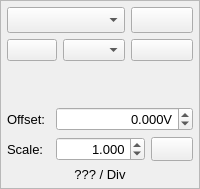
         <widget class="QFrame" name="channel">
          <property name="sizePolicy">
           <sizepolicy hsizetype="Preferred" vsizetype="Maximum">
            <horstretch>0</horstretch>
            <verstretch>0</verstretch>
           </sizepolicy>
          </property>
          <property name="minimumSize">
           <size>
            <width>0</width>
            <height>0</height>
           </size>
          </property>
          <property name="maximumSize">
           <size>
            <width>16777215</width>
            <height>16777215</height>
           </size>
          </property>
          <property name="styleSheet">
           <string notr="true"/>
          </property>
          <property name="frameShape">
           <enum>QFrame::StyledPanel</enum>
          </property>
          <property name="frameShadow">
           <enum>QFrame::Plain</enum>
          </property>
          <layout class="QVBoxLayout" name="verticalLayout_6">
           <property name="leftMargin">
            <number>6</number>
           </property>
           <property name="topMargin">
            <number>6</number>
           </property>
           <property name="rightMargin">
            <number>6</number>
           </property>
           <property name="bottomMargin">
            <number>6</number>
           </property>
           <item>
            <layout class="QGridLayout" name="gridLayout_6" columnstretch="0,0,0">
             <item row="0" column="0" colspan="2">
              <widget class="QComboBox" name="comboBoxSelectedChannel">
               <property name="sizePolicy">
                <sizepolicy hsizetype="Preferred" vsizetype="Preferred">
                 <horstretch>0</horstretch>
                 <verstretch>0</verstretch>
                </sizepolicy>
               </property>
               <property name="font">
                <font>
                 <pointsize>11</pointsize>
                </font>
               </property>
               <property name="toolTip">
                <string>&lt;html&gt;&lt;head/&gt;&lt;body&gt;&lt;p&gt;&lt;span style=&quot; font-size:8pt;&quot;&gt;Select channel to change it's settings&lt;/span&gt;&lt;/p&gt;&lt;/body&gt;&lt;/html&gt;</string>
               </property>
               <property name="maxVisibleItems">
                <number>1000</number>
               </property>
               <property name="sizeAdjustPolicy">
                <enum>QComboBox::AdjustToContents</enum>
               </property>
              </widget>
             </item>
             <item row="0" column="2">
              <widget class="QPushButton" name="pushButtonHideCh">
               <property name="sizePolicy">
                <sizepolicy hsizetype="Preferred" vsizetype="Preferred">
                 <horstretch>0</horstretch>
                 <verstretch>0</verstretch>
                </sizepolicy>
               </property>
               <property name="toolTip">
                <string>Show/hide channel</string>
               </property>
               <property name="text">
                <string/>
               </property>
               <property name="icon">
                <iconset resource="../../resources.qrc">
                 <normaloff>:/images/icons/visible.png</normaloff>:/images/icons/visible.png</iconset>
               </property>
               <property name="iconSize">
                <size>
                 <width>20</width>
                 <height>20</height>
                </size>
               </property>
               <property name="checkable">
                <bool>true</bool>
               </property>
               <property name="checked">
                <bool>false</bool>
               </property>
              </widget>
             </item>
             <item row="1" column="0">
              <widget class="QPushButton" name="pushButtonChangeChColor">
               <property name="sizePolicy">
                <sizepolicy hsizetype="Minimum" vsizetype="Preferred">
                 <horstretch>0</horstretch>
                 <verstretch>0</verstretch>
                </sizepolicy>
               </property>
               <property name="maximumSize">
                <size>
                 <width>50</width>
                 <height>16777215</height>
                </size>
               </property>
               <property name="toolTip">
                <string>&lt;html&gt;&lt;head/&gt;&lt;body&gt;&lt;p&gt;Change color&lt;/p&gt;&lt;/body&gt;&lt;/html&gt;</string>
               </property>
               <property name="text">
                <string/>
               </property>
               <property name="icon">
                <iconset resource="../../resources.qrc">
                 <normaloff>:/images/icons/color.png</normaloff>:/images/icons/color.png</iconset>
               </property>
               <property name="iconSize">
                <size>
                 <width>30</width>
                 <height>30</height>
                </size>
               </property>
              </widget>
             </item>
             <item row="1" column="1">
              <widget class="QComboBox" name="comboBoxGraphStyle">
               <property name="sizePolicy">
                <sizepolicy hsizetype="Preferred" vsizetype="Preferred">
                 <horstretch>0</horstretch>
                 <verstretch>0</verstretch>
                </sizepolicy>
               </property>
               <property name="minimumSize">
                <size>
                 <width>60</width>
                 <height>0</height>
                </size>
               </property>
               <property name="maximumSize">
                <size>
                 <width>10000000</width>
                 <height>16777215</height>
                </size>
               </property>
               <property name="font">
                <font>
                 <pointsize>8</pointsize>
                </font>
               </property>
               <property name="toolTip">
                <string>Set style of channel</string>
               </property>
               <property name="currentText">
                <string/>
               </property>
               <property name="sizeAdjustPolicy">
                <enum>QComboBox::AdjustToContents</enum>
               </property>
               <property name="iconSize">
                <size>
                 <width>40</width>
                 <height>20</height>
                </size>
               </property>
               <item>
                <property name="text">
                 <string/>
                </property>
                <property name="icon">
                 <iconset resource="../../resources.qrc">
                  <normaloff>:/images/icons/line.png</normaloff>:/images/icons/line.png</iconset>
                </property>
               </item>
               <item>
                <property name="text">
                 <string/>
                </property>
                <property name="icon">
                 <iconset resource="../../resources.qrc">
                  <normaloff>:/images/icons/points.png</normaloff>:/images/icons/points.png</iconset>
                </property>
               </item>
               <item>
                <property name="text">
                 <string/>
                </property>
                <property name="icon">
                 <iconset resource="../../resources.qrc">
                  <normaloff>:/images/icons/linePoint.png</normaloff>:/images/icons/linePoint.png</iconset>
                </property>
               </item>
               <item>
                <property name="text">
                 <string/>
                </property>
                <property name="icon">
                 <iconset resource="../../resources.qrc">
                  <normaloff>:/images/icons/logicNotfilled.png</normaloff>:/images/icons/logicNotfilled.png</iconset>
                </property>
               </item>
               <item>
                <property name="text">
                 <string/>
                </property>
                <property name="icon">
                 <iconset resource="../../resources.qrc">
                  <normaloff>:/images/icons/logicFilled.png</normaloff>:/images/icons/logicFilled.png</iconset>
                </property>
               </item>
               <item>
                <property name="text">
                 <string/>
                </property>
                <property name="icon">
                 <iconset resource="../../resources.qrc">
                  <normaloff>:/images/icons/logicPoints.png</normaloff>:/images/icons/logicPoints.png</iconset>
                </property>
               </item>
               <item>
                <property name="text">
                 <string/>
                </property>
                <property name="icon">
                 <iconset resource="../../resources.qrc">
                  <normaloff>:/images/icons/square.png</normaloff>:/images/icons/square.png</iconset>
                </property>
               </item>
               <item>
                <property name="text">
                 <string/>
                </property>
                <property name="icon">
                 <iconset resource="../../resources.qrc">
                  <normaloff>:/images/icons/squareFilled.png</normaloff>:/images/icons/squareFilled.png</iconset>
                </property>
               </item>
              </widget>
             </item>
             <item row="1" column="2">
              <widget class="QPushButton" name="pushButtonInterpolate">
               <property name="sizePolicy">
                <sizepolicy hsizetype="Preferred" vsizetype="Preferred">
                 <horstretch>0</horstretch>
                 <verstretch>0</verstretch>
                </sizepolicy>
               </property>
               <property name="toolTip">
                <string>&lt;html&gt;&lt;head/&gt;&lt;body&gt;&lt;p&gt;Interpolate&lt;/p&gt;&lt;p&gt;Signal is interpolated by factor of 8.&lt;/p&gt;&lt;/body&gt;&lt;/html&gt;</string>
               </property>
               <property name="text">
                <string/>
               </property>
               <property name="icon">
                <iconset resource="../../resources.qrc">
                 <normaloff>:/images/icons/interpolate.png</normaloff>:/images/icons/interpolate.png</iconset>
               </property>
               <property name="iconSize">
                <size>
                 <width>30</width>
                 <height>30</height>
                </size>
               </property>
               <property name="checkable">
                <bool>true</bool>
               </property>
              </widget>
             </item>
            </layout>
           </item>
           <item>
            <spacer name="verticalSpacer_4">
             <property name="orientation">
              <enum>Qt::Vertical</enum>
             </property>
             <property name="sizeHint" stdset="0">
              <size>
               <width>20</width>
               <height>40</height>
              </size>
             </property>
            </spacer>
           </item>
           <item>
            <layout class="QGridLayout" name="gridLayout_25" rowstretch="1,1,1">
             <item row="0" column="0">
              <widget class="QLabel" name="label_8">
               <property name="font">
                <font>
                 <pointsize>10</pointsize>
                </font>
               </property>
               <property name="text">
                <string>Offset:</string>
               </property>
              </widget>
             </item>
             <item row="2" column="0" colspan="3">
              <widget class="QLabel" name="labelChScale">
               <property name="font">
                <font>
                 <pointsize>10</pointsize>
                </font>
               </property>
               <property name="text">
                <string notr="true">??? / Div</string>
               </property>
               <property name="alignment">
                <set>Qt::AlignCenter</set>
               </property>
              </widget>
             </item>
             <item row="1" column="0">
              <widget class="QLabel" name="label_7">
               <property name="font">
                <font>
                 <pointsize>10</pointsize>
                </font>
               </property>
               <property name="text">
                <string>Scale:</string>
               </property>
              </widget>
             </item>
             <item row="1" column="1">
              <widget class="MyScaleDoubleSpinBox" name="doubleSpinBoxChScale">
               <property name="sizePolicy">
                <sizepolicy hsizetype="Preferred" vsizetype="Preferred">
                 <horstretch>0</horstretch>
                 <verstretch>0</verstretch>
                </sizepolicy>
               </property>
               <property name="minimumSize">
                <size>
                 <width>0</width>
                 <height>0</height>
                </size>
               </property>
               <property name="maximumSize">
                <size>
                 <width>10000000</width>
                 <height>16777215</height>
                </size>
               </property>
               <property name="font">
                <font>
                 <pointsize>10</pointsize>
                </font>
               </property>
               <property name="toolTip">
                <string>&lt;html&gt;&lt;head/&gt;&lt;body&gt;&lt;p&gt;&lt;span style=&quot; font-size:8pt;&quot;&gt;Channel scale&lt;/span&gt;&lt;/p&gt;&lt;p&gt;&lt;span style=&quot; font-size:8pt;&quot;&gt;Only affects how channel is displayed in plot. Does &lt;/span&gt;&lt;span style=&quot; font-size:8pt; text-decoration: underline;&quot;&gt;not&lt;/span&gt;&lt;span style=&quot; font-size:8pt;&quot;&gt; affect values read using cursors!&lt;/span&gt;&lt;/p&gt;&lt;/body&gt;&lt;/html&gt;</string>
               </property>
               <property name="alignment">
                <set>Qt::AlignRight|Qt::AlignTrailing|Qt::AlignVCenter</set>
               </property>
               <property name="decimals">
                <number>3</number>
               </property>
               <property name="minimum">
                <double>0.001000000000000</double>
               </property>
               <property name="maximum">
                <double>10000.000000000000000</double>
               </property>
               <property name="value">
                <double>1.000000000000000</double>
               </property>
              </widget>
             </item>
             <item row="1" column="2">
              <widget class="QPushButton" name="pushButtonInvert">
               <property name="sizePolicy">
                <sizepolicy hsizetype="Preferred" vsizetype="Preferred">
                 <horstretch>0</horstretch>
                 <verstretch>0</verstretch>
                </sizepolicy>
               </property>
               <property name="toolTip">
                <string>&lt;html&gt;&lt;head/&gt;&lt;body&gt;&lt;p&gt;Invert&lt;/p&gt;&lt;p&gt;Only affects how channel is displayed in plot. Does &lt;span style=&quot; text-decoration: underline;&quot;&gt;not&lt;/span&gt; affect values read using cursors!&lt;/p&gt;&lt;/body&gt;&lt;/html&gt;</string>
               </property>
               <property name="text">
                <string/>
               </property>
               <property name="icon">
                <iconset resource="../../resources.qrc">
                 <normaloff>:/images/icons/invert.png</normaloff>:/images/icons/invert.png</iconset>
               </property>
               <property name="iconSize">
                <size>
                 <width>20</width>
                 <height>20</height>
                </size>
               </property>
               <property name="checkable">
                <bool>true</bool>
               </property>
              </widget>
             </item>
             <item row="0" column="1" colspan="2">
              <widget class="MyDoubleSpinBoxWithUnits" name="doubleSpinBoxChOffset">
               <property name="sizePolicy">
                <sizepolicy hsizetype="Preferred" vsizetype="Preferred">
                 <horstretch>0</horstretch>
                 <verstretch>0</verstretch>
                </sizepolicy>
               </property>
               <property name="minimumSize">
                <size>
                 <width>0</width>
                 <height>0</height>
                </size>
               </property>
               <property name="maximumSize">
                <size>
                 <width>16777215</width>
                 <height>16777215</height>
                </size>
               </property>
               <property name="font">
                <font>
                 <pointsize>10</pointsize>
                </font>
               </property>
               <property name="toolTip">
                <string>&lt;html&gt;&lt;head/&gt;&lt;body&gt;&lt;p&gt;Move graph vertically&lt;/p&gt;&lt;/body&gt;&lt;/html&gt;</string>
               </property>
               <property name="alignment">
                <set>Qt::AlignRight|Qt::AlignTrailing|Qt::AlignVCenter</set>
               </property>
               <property name="prefix">
                <string/>
               </property>
               <property name="suffix">
                <string notr="true">V</string>
               </property>
               <property name="decimals">
                <number>3</number>
               </property>
               <property name="minimum">
                <double>-10000.000000000000000</double>
               </property>
               <property name="maximum">
                <double>10000.000000000000000</double>
               </property>
              </widget>
             </item>
            </layout>
           </item>
          </layout>
         </widget>
